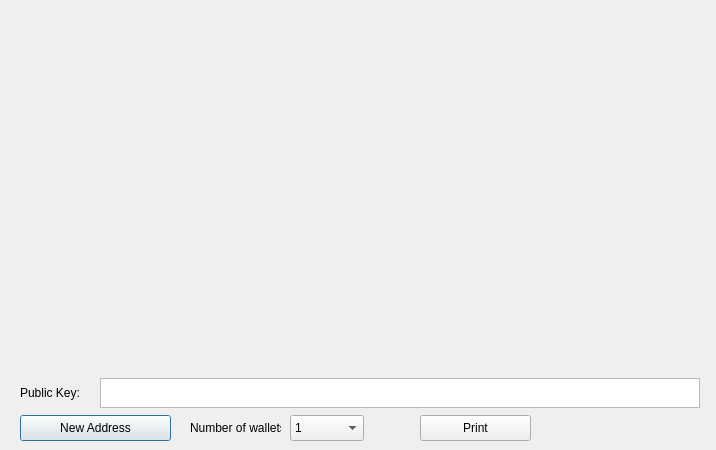
<?xml version="1.0" encoding="UTF-8"?>
<ui version="4.0">
 <class>PaperWalletDialog</class>
 <widget class="QDialog" name="PaperWalletDialog">
  <property name="geometry">
   <rect>
    <x>0</x>
    <y>0</y>
    <width>716</width>
    <height>450</height>
   </rect>
  </property>
  <property name="windowTitle">
   <string>Print Your Paper Wallets</string>
  </property>
  <widget class="QLabel" name="privateKeyQRCode">
   <property name="geometry">
    <rect>
     <x>524</x>
     <y>159</y>
     <width>149</width>
     <height>149</height>
    </rect>
   </property>
   <property name="text">
    <string/>
   </property>
   <property name="scaledContents">
    <bool>true</bool>
   </property>
  </widget>
  <widget class="QLabel" name="addressQRCode">
   <property name="geometry">
    <rect>
     <x>47</x>
     <y>86</y>
     <width>120</width>
     <height>120</height>
    </rect>
   </property>
   <property name="text">
    <string/>
   </property>
   <property name="scaledContents">
    <bool>true</bool>
   </property>
  </widget>
  <widget class="QPushButton" name="getNewAddress">
   <property name="geometry">
    <rect>
     <x>20</x>
     <y>415</y>
     <width>151</width>
     <height>26</height>
    </rect>
   </property>
   <property name="text">
    <string>New Address</string>
   </property>
   <property name="icon">
    <iconset resource="../experiencecoin.qrc">
     <normaloff>:/icons/add</normaloff>:/icons/add</iconset>
   </property>
  </widget>
  <widget class="QLabel" name="paperTemplate">
   <property name="geometry">
    <rect>
     <x>20</x>
     <y>10</y>
     <width>675</width>
     <height>362</height>
    </rect>
   </property>
   <property name="text">
    <string notr="true"/>
   </property>
   <property name="pixmap">
    <pixmap resource="../experiencecoin.qrc">:/icons/paper_wallet</pixmap>
   </property>
  </widget>
  <widget class="VerticalLabel" name="addressText">
   <property name="geometry">
    <rect>
     <x>212</x>
     <y>20</y>
     <width>31</width>
     <height>341</height>
    </rect>
   </property>
   <property name="font">
    <font>
     <family>Monospace</family>
     <pointsize>8</pointsize>
     <weight>65</weight>
     <italic>false</italic>
     <bold>false</bold>
    </font>
   </property>
   <property name="text">
    <string/>
   </property>
   <property name="alignment">
    <set>Qt::AlignCenter</set>
   </property>
   <property name="textInteractionFlags">
    <set>Qt::TextSelectableByKeyboard|Qt::TextSelectableByMouse</set>
   </property>
  </widget>
  <widget class="VerticalLabel" name="privateKeyText">
   <property name="geometry">
    <rect>
     <x>500</x>
     <y>0</y>
     <width>31</width>
     <height>361</height>
    </rect>
   </property>
   <property name="font">
    <font>
     <family>Monospace</family>
     <pointsize>8</pointsize>
     <weight>50</weight>
     <italic>false</italic>
     <bold>false</bold>
    </font>
   </property>
   <property name="text">
    <string/>
   </property>
   <property name="scaledContents">
    <bool>true</bool>
   </property>
   <property name="alignment">
    <set>Qt::AlignCenter</set>
   </property>
   <property name="textInteractionFlags">
    <set>Qt::TextSelectableByKeyboard|Qt::TextSelectableByMouse</set>
   </property>
  </widget>
  <widget class="QPushButton" name="printButton">
   <property name="geometry">
    <rect>
     <x>420</x>
     <y>415</y>
     <width>111</width>
     <height>26</height>
    </rect>
   </property>
   <property name="text">
    <string>Print</string>
   </property>
   <property name="icon">
    <iconset resource="../experiencecoin.qrc">
     <normaloff>:/icons/receiving_addresses</normaloff>:/icons/receiving_addresses</iconset>
   </property>
  </widget>
  <widget class="QDialogButtonBox" name="buttonBox">
   <property name="geometry">
    <rect>
     <x>610</x>
     <y>415</y>
     <width>81</width>
     <height>26</height>
    </rect>
   </property>
   <property name="standardButtons">
    <set>QDialogButtonBox::NoButton</set>
   </property>
   <property name="centerButtons">
    <bool>true</bool>
   </property>
  </widget>
  <widget class="QLabel" name="label">
   <property name="geometry">
    <rect>
     <x>190</x>
     <y>415</y>
     <width>91</width>
     <height>26</height>
    </rect>
   </property>
   <property name="text">
    <string>Number of wallets</string>
   </property>
  </widget>
  <widget class="QComboBox" name="walletCount">
   <property name="geometry">
    <rect>
     <x>290</x>
     <y>415</y>
     <width>74</width>
     <height>26</height>
    </rect>
   </property>
   <property name="editable">
    <bool>false</bool>
   </property>
   <item>
    <property name="text">
     <string>1</string>
    </property>
   </item>
   <item>
    <property name="text">
     <string>2</string>
    </property>
   </item>
   <item>
    <property name="text">
     <string>3</string>
    </property>
   </item>
   <item>
    <property name="text">
     <string>4</string>
    </property>
   </item>
   <item>
    <property name="text">
     <string>5</string>
    </property>
   </item>
   <item>
    <property name="text">
     <string>6</string>
    </property>
   </item>
   <item>
    <property name="text">
     <string>7</string>
    </property>
   </item>
   <item>
    <property name="text">
     <string>8</string>
    </property>
   </item>
   <item>
    <property name="text">
     <string>9</string>
    </property>
   </item>
   <item>
    <property name="text">
     <string>10</string>
    </property>
   </item>
   <item>
    <property name="text">
     <string>11</string>
    </property>
   </item>
   <item>
    <property name="text">
     <string>12</string>
    </property>
   </item>
  </widget>
  <widget class="QTextEdit" name="publicKey">
   <property name="geometry">
    <rect>
     <x>100</x>
     <y>378</y>
     <width>600</width>
     <height>30</height>
    </rect>
   </property>
   <property name="undoRedoEnabled">
    <bool>false</bool>
   </property>
   <property name="readOnly">
    <bool>true</bool>
   </property>
   <property name="html">
    <string>&lt;!DOCTYPE HTML PUBLIC &quot;-//W3C//DTD HTML 4.0//EN&quot; &quot;http://www.w3.org/TR/REC-html40/strict.dtd&quot;&gt;
&lt;html&gt;&lt;head&gt;&lt;meta name=&quot;qrichtext&quot; content=&quot;1&quot; /&gt;&lt;style type=&quot;text/css&quot;&gt;
p, li { white-space: pre-wrap; }
&lt;/style&gt;&lt;/head&gt;&lt;body style=&quot; font-family:'Sans Serif'; font-size:9pt; font-weight:400; font-style:normal;&quot;&gt;
&lt;p style=&quot;-qt-paragraph-type:empty; margin-top:0px; margin-bottom:0px; margin-left:0px; margin-right:0px; -qt-block-indent:0; text-indent:0px;&quot;&gt;&lt;br /&gt;&lt;/p&gt;&lt;/body&gt;&lt;/html&gt;</string>
   </property>
   <property name="acceptRichText">
    <bool>false</bool>
   </property>
  </widget>
  <widget class="QLabel" name="label_2">
   <property name="geometry">
    <rect>
     <x>20</x>
     <y>380</y>
     <width>91</width>
     <height>26</height>
    </rect>
   </property>
   <property name="text">
    <string>Public Key:</string>
   </property>
  </widget>
  <zorder>getNewAddress</zorder>
  <zorder>paperTemplate</zorder>
  <zorder>addressQRCode</zorder>
  <zorder>privateKeyQRCode</zorder>
  <zorder>addressText</zorder>
  <zorder>privateKeyText</zorder>
  <zorder>printButton</zorder>
  <zorder>buttonBox</zorder>
  <zorder>label</zorder>
  <zorder>walletCount</zorder>
  <zorder>publicKey</zorder>
  <zorder>label_2</zorder>
 </widget>
 <customwidgets>
  <customwidget>
   <class>VerticalLabel</class>
   <extends>QLabel</extends>
   <header>verticallabel.h</header>
  </customwidget>
 </customwidgets>
 <resources>
  <include location="../experiencecoin.qrc"/>
 </resources>
 <connections>
  <connection>
   <sender>buttonBox</sender>
   <signal>rejected()</signal>
   <receiver>PaperWalletDialog</receiver>
   <slot>close()</slot>
   <hints>
    <hint type="sourcelabel">
     <x>650</x>
     <y>408</y>
    </hint>
    <hint type="destinationlabel">
     <x>357</x>
     <y>214</y>
    </hint>
   </hints>
  </connection>
 </connections>
</ui>
